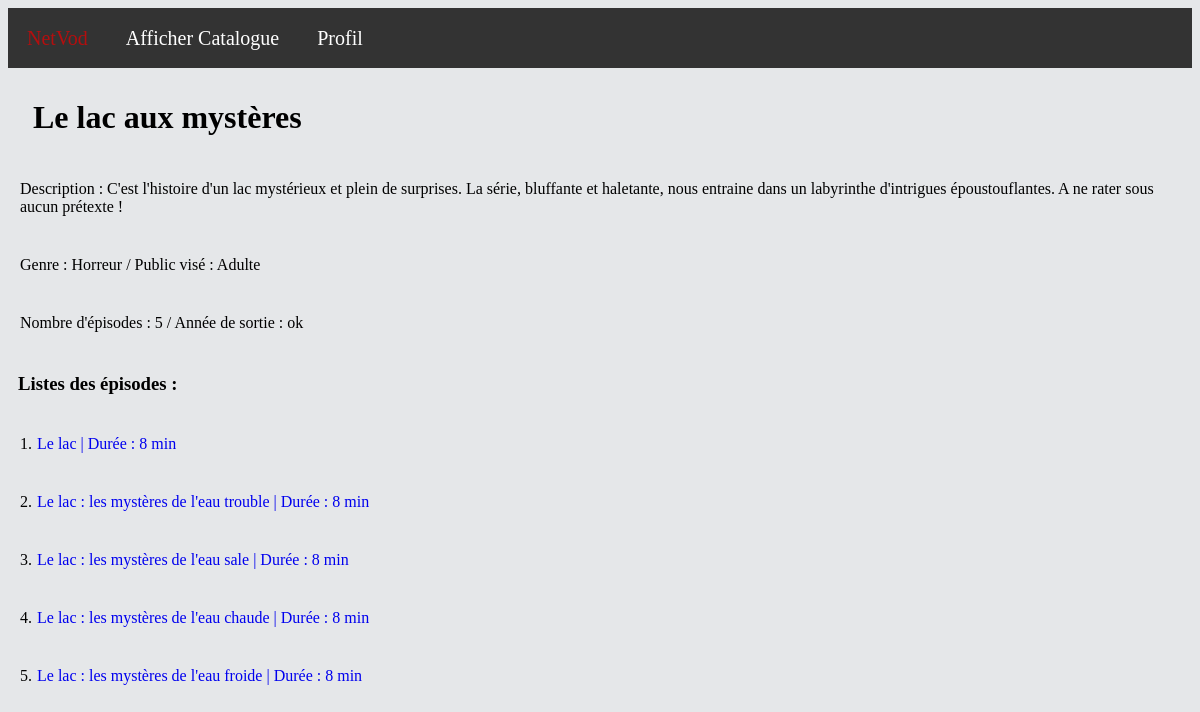
The app's page /?action=display-serie&id=1 (signed in) with its own data.
### tables this page shows
CREATE TABLE `serie`
(
    `id`         int(11)      NOT NULL,
    `titre`      varchar(128) NOT NULL,
    `descriptif` text         NOT NULL,
    `img`        varchar(256) NOT NULL,
    `genre`      varchar(256) NOT NULL,
    `publicVise` varchar(256) NOT NULL,
    `annee`      int(11)      NOT NULL,
    `date_ajout` date         NOT NULL
);

CREATE TABLE `episode`
(
    `id`       int(11)      NOT NULL,
    `numero`   int(11)      NOT NULL DEFAULT 1,
    `titre`    varchar(128) NOT NULL,
    `resume`   text                  DEFAULT NULL,
    `duree`    int(11)      NOT NULL DEFAULT 0,
    `file`     varchar(256)          DEFAULT NULL,
    `serie_id` int(11)               DEFAULT NULL
);

### index.php (called while the page is built, shortened)
<?php
$html = new Dispatcher();
$html->run();

### src/classes/video/Serie.php (called while the page is built, shortened)
<?php
class Serie
{
    public function __construct(string $titre, string $img, string $genre, string $publiqueVise, string $descriptif, string $sortie, string $dateAjout, array $listEpisode = [])
    {
        $this->titre = $titre;
        $this->genre = $genre;
        $this->publiqueVise = $publiqueVise;
        $this->descriptif = $descriptif;
        $this->sortie = $sortie;
    }
    public function __get(string $at): mixed
    {
        if (property_exists($this, $at)) {
            return $this->$at;
        } else {
            throw new \Exception("$at: invalid property");
        }
    }
    public static function creerSerie(int $id): Serie
    {
        $bdd = ConnectionFactory::makeConnection();
        $requete = $bdd->prepare("Select serie.titre,descriptif,annee,date_ajout,episode.id,genre,img,publicVise from serie inner join episode on serie.id = episode.serie_id where serie.id=:id");
        $requete->bindParam(":id", $id);
        $requete->execute();
        $serie = null;
        $creation = false;
        while ($d = $requete->fetch()) {
            if (!$creation) {
                $serie = new Serie($d['titre'],$d['img'], $d['genre'], $d['publicVise'], $d['descriptif'], "ok", $d['descriptif']);
                $creation = true;
            }
            $ep = Episode::chercherEpisode($d['id']);
            $serie->ajouterEpisode($ep);
        }
        return $serie;
    }
}

### src/classes/video/Episode.php (called while the page is built, shortened)
<?php
class Episode
{
    public function __construct(string $titre, string $source, string $image, string $resume, int $numero, int $duree)
    {
        $this->titre = $titre;
        $this->duree = $duree;
    }
    public static function chercherEpisode(int $id):Episode{
        $bdd = ConnectionFactory::makeConnection();
        $requete = $bdd->prepare("Select * from episode where id=:id");
        $requete->bindParam(":id",$id);
        $requete->execute();
        $d = $requete->fetch();
        return new Episode($d['titre'],"video/".$d['file'],"Image/beach.jpg",$d['resume'],$d['numero'],$d['duree']);
    }
    public static function chercherEpisodeTitre(string $titre):int {
        $bdd = ConnectionFactory::makeConnection();
        $requete = $bdd->prepare("Select id from episode where titre=?");
        $requete->bindParam(1,$titre);
        $requete->execute();
        $d = $requete->fetch();
        return $d['id'];
    }
    public function __get(string $at):mixed {
        if (property_exists($this, $at)) {
            return $this->$at;
        }else {
            throw new \Exception("$at: invalid property");
        }
    }
}

### src/classes/render/EpisodeRender.php (the view, shortened to what this page needs)
<?php
class EpisodeRender extends Render
{
    protected Episode $ep;
    public function __construct(Episode $ep){
        $this->ep = $ep;
    }
    public function render(int $selector=1): string
    {
        $html = "";
        if($selector===2){
            $html = "<a href='?action=display-episode&id=" . Episode::chercherEpisodeTitre($this->ep->titre) . "' id='lien'>{$this->ep->titre}    | Durée : {$this->ep->duree} min</a>";
        }
        return $html;
    }
}

### src/classes/render/SerieRender.php (shortened to what this page needs)
<?php
class SerieRender extends Render
{
    protected ?Serie $list=null;
    public function __construct(Serie $list){
        $this->list = $list;
    }
    public function render(int $selector): string
    {
        $html = "<h1>{$this->list->titre}</h1>".
            "<p>Description : {$this->list->descriptif}</p>".
            "<p>Genre : {$this->list->genre} /  Public visé : {$this->list->publiqueVise}</p>";
        $html.="<p>Nombre d'épisodes : {$this->list->nmbEpisode} / Année de sortie : {$this->list->sortie} </p>";
        $html .="<h3>Listes des épisodes : </h3>";
        $i = 1;
        foreach($this->list->listEpisode as $track){
            $episodeRender = new EpisodeRender($track);
            $html .= "<p>" .$i.". ".$episodeRender->render($selector)."</p>";
            $i++;
        }
        $this->render = $html;
        return $this->render;
    }
}

### css/style.css (style rules this page uses)
a { height: 20px; outline: none; text-decoration: none; padding: 2px 1px 0; }
h1 { padding-top: 10px; padding-left: 25px; padding-bottom: 10px; }
h3 { padding: 10px; }
p { padding : 12px; }
body { background: #E5E7E9; }

### records on screen
serie: titre "Le lac aux mystères", descriptif "C'est l'histoire d'un lac mystérieux et plein de surprises. La série, bluffante et haletante, nous entraine dans un labyrinthe d'intrigues époustouflantes. A ne rater sous aucun prétexte !", genre "Horreur", publicVise "Adulte"
episode: id "5", titre "Le lac : les mystères de l'eau froide", duree "8"
episode: titre "Le lac", duree "8"
episode: titre "Le lac : les mystères de l'eau trouble", duree "8"
episode: titre "Le lac : les mystères de l'eau sale", duree "8"
episode: titre "Le lac : les mystères de l'eau chaude", duree "8"

### other values on screen
$this->list->sortie "ok"
